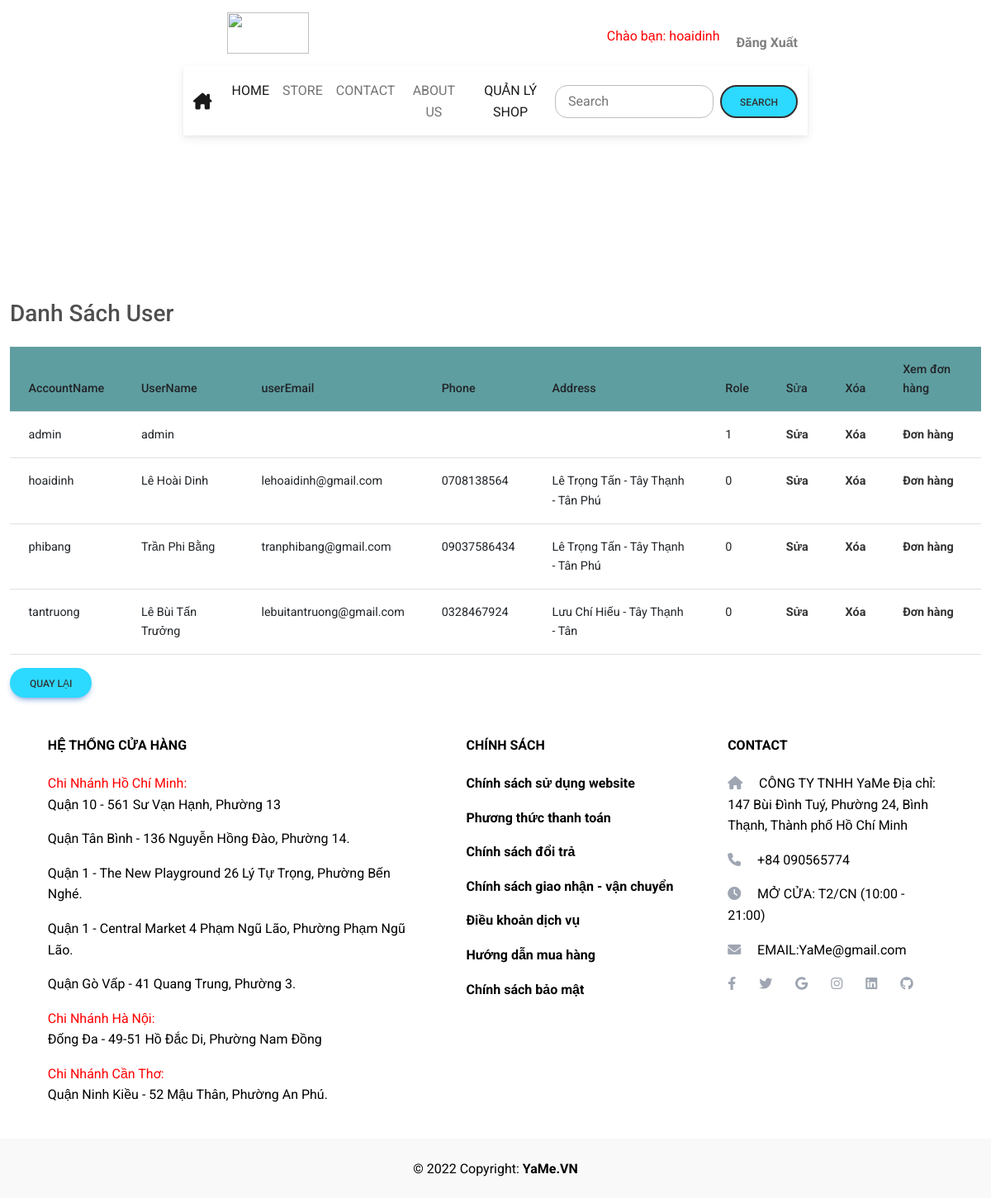
Screenshot of /DA_Nhom6_Web/admin/listUser.php (signed in) with the database file from the repository.
### tables this page shows
CREATE TABLE `taikhoan` (
  `TenTK` varchar(50) NOT NULL,
  `MK` varchar(50) NOT NULL,
  `TenKH` varchar(50) DEFAULT NULL,
  `SDT` varchar(15) DEFAULT NULL,
  `DiaChi` varchar(150) DEFAULT NULL,
  `Email` varchar(50) DEFAULT NULL,
  `Role` int(11) NOT NULL
);

### DA_Nhom6_Web/class/Auth.php (called while the page is built, shortened)
<?php
class Auth
{
      public static function getUser($pdo, $limit, $offset)
    {
        $sql = "SELECT * FROM taikhoan LIMIT :limit OFFSET :offset";
        $stmt = $pdo->prepare($sql);
        $stmt->bindValue(':limit', $limit, PDO::PARAM_INT);
        $stmt->bindValue(':offset', $offset, PDO::PARAM_INT);
        if ($stmt->execute()) {
            $product= $stmt->fetchAll(PDO::FETCH_ASSOC);
            $data = $product;
            return $data;
        }
    }
    public static function countAll($pdo)
    {
        $sql = "SELECT COUNT(*) as total FROM taikhoan";
        $stmt = $pdo->prepare($sql);
        if ($stmt->execute()) {
            $result = $stmt->fetch(PDO::FETCH_ASSOC);
            $data = $result['total'];
            return $data;
        }
    }
}

### DA_Nhom6_Web/admin/listUser.php (the view, shortened to what this page needs)
<?php
require '../class/Auth.php';
$db = new Database();
$pdo = $db->getConnect();
$perPage = 5;
$page = isset($_GET['page']) ? (int)$_GET['page'] : 1;
$offset = ($page - 1) * $perPage;
$limit = $perPage;
$data = Auth::getUser($pdo, $limit, $offset);
$totalProducts = Auth::countAll($pdo);
?>
<?php include 'header.php'; ?>
<div class="container-fluid"style="margin-top: 25vh; width:100%">
    <h1 class="h3 mb-4 text-gray-800">Danh Sách User</h1>
    <div class="card-body">
        <table class="table">
            <thead class="thead-dark" style="background-color:cadetblue">
                <tr>
                    <th>AccountName</th>
                    <th>UserName</th>
                    <th>userEmail</th>
                    <th>Phone</th>
                    <th>Address</th>
                    <th>Role</th>
                    <th>Sửa</th>
                    <th>Xóa</th>
                    <th>Xem đơn hàng</th>
                </tr>
            </thead>
            <tbody>
                <?php foreach ($data as $user) : ?>
                <tr>
                    <td><?php echo $user['TenTK']; ?></td>
                    <td><?php echo $user['TenKH']; ?></td>
                    <td><?php echo $user['Email']; ?></td>
                    <td><?php echo $user['SDT']; ?></td>
                    <td><?php echo $user['DiaChi']; ?></td>
                    <td><?php echo $user['Role']; ?></td>
                    <td>
                        <a
                            href="edit_user.php?id=<?php echo $user['TenTK']?>">Sửa</a>
                    </td>
                    <td>
                        <a  href="delete_user.php?id=<?php echo $user['TenTK'] ?>">Xóa</a>
                    </td>
                    <td>
                        <a  href="donhang.php?id=<?php echo $user['TenTK'] ?>">Đơn hàng</a>
                    </td>
                </tr>
                <?php endforeach; ?>
            </tbody>
        </table>
    </div>
    <a class="btn btn-primary" href="quanlyshop.php">Quay Lại</a>
</div>
<?php include 'footer.php'; ?>

### DA_Nhom6_Web/layout.css (style rules this page uses)
.btn { border-radius: 20px; background-color: #2cd9ff; color: #333; }
a { color: #333; font-weight: bold; text-decoration: none; }

### rows the page displays
taikhoan: TenTK "admin", TenKH "admin", Role "1"
taikhoan: TenTK "hoaidinh", TenKH "Lê Hoài Dinh", Email "lehoaidinh@gmail.com", SDT "0708138564", DiaChi "Lê Trọng Tấn - Tây Thạnh - Tân Phú", Role "0"
taikhoan: TenTK "phibang", TenKH "Trần Phi Bằng", Email "tranphibang@gmail.com", SDT "09037586434", DiaChi "Lê Trọng Tấn - Tây Thạnh - Tân Phú", Role "0"
taikhoan: TenTK "tantruong", TenKH "Lê Bùi Tấn Trưởng", Email "lebuitantruong@gmail.com", SDT "0328467924", DiaChi "Lưu Chí Hiếu - Tây Thạnh - Tân", Role "0"

### other values shown
$_SESSION['name'] "hoaidinh"
